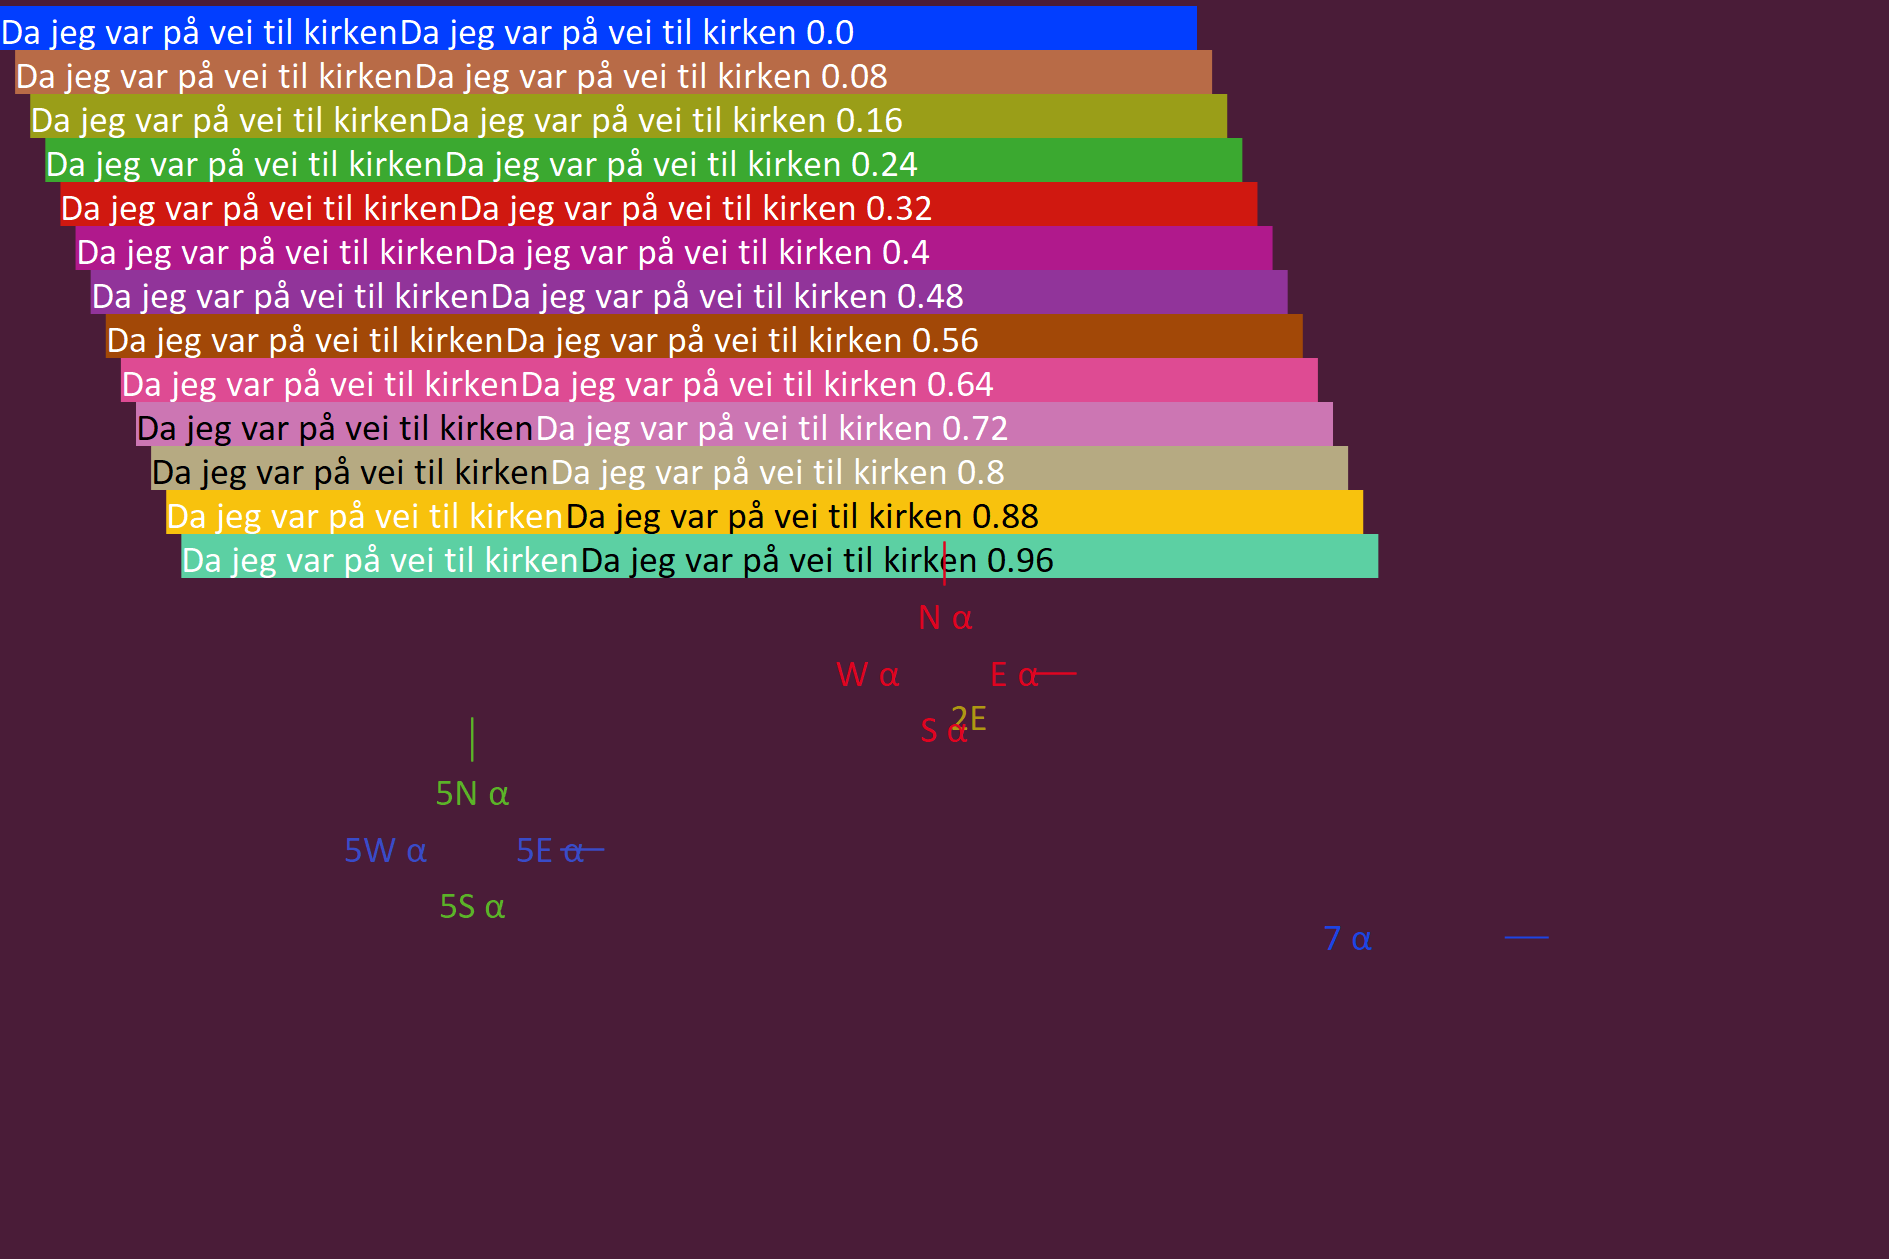

Write the Julia code that produced this figure.
using MechanicalSketch
import MechanicalSketch: get, getinverse, textextents,  Point, rect, label,
    EM, TXTOFFV, WI, background, sethue, text, background, @colorant_str,
    lumin, finish, empty_figure, PALETTE, color_from_palette

let

this_fig = empty_figure(joinpath(@__DIR__, "test_2.png"))
midcol = MechanicalSketch.HSL(get(PALETTE, 0.5))
bckcol = MechanicalSketch.RGB(MechanicalSketch.HSL(midcol.h, midcol.s, midcol.l * 0.5))
background(bckcol)
width_px = this_fig.width
height_px = this_fig.height
for (i, c)  in  enumerate(0:0.08:1)
    colo = get(PALETTE, c)
    r, g, b = sethue(colo)
    lightness = lumin(colo) / 100
    gamma = 2.2
    lumin2 = 0.2126 * r^gamma + 0.7152 * g^gamma + 0.0722 * b^gamma
    posx = width_px * (-0.5 + 0.1 * c)
    posy = height_px * - 0.5 + EM *  i
    stri = "Da jeg var på vei til kirken "
    downleftpttext = Point(posx, posy)
    x_bearing, y_bearing, twidth, theight, x_advance, y_advance = textextents(stri)
    downleftptrect = Point(posx, posy + TXTOFFV)
    rect( downleftptrect , twidth * 3, -EM, :fill)
    sethue(lightness > 0.6 ? "black" : "white")
    text(stri,  downleftpttext)
    downleftpt = Point(posx + twidth, posy)
    sethue(lumin2 > 0.5 ? "black" : "white")
    text(stri * string(c),  downleftpt)
end
stri = " α"
sethue( get(PALETTE, 0.15))
label("2" * "E", :E, Point(0 , 2EM))
sethue(get(PALETTE, getinverse(PALETTE, colorant"red" )))
label("N" * stri, :N, Point(0, 1EM), leader = true, offset = EM, leaderoffsets = [2., 3.])
label("S" * stri, :S, Point(0 , 1EM), leader = true, offset = EM, leaderoffsets = [-2., -3.])
sethue(color_from_palette("red"))
label("E" * stri, :E, Point(0, 1EM), leader = true, offset = EM, leaderoffsets = [2., 3.])
label("W" * stri, :W, Point(0 , 1EM), leader = true, offset = EM, leaderoffsets = [-2., -3.])
sethue(get(PALETTE, getinverse(PALETTE, colorant"green" )))
label("5N" * stri, :N, Point(-WI/4, 5EM), leader = true, offset = EM, leaderoffsets = [2., 3.])
label("5S" * stri, :S, Point(-WI/4, 5EM), leader = true, offset = EM, leaderoffsets = [-2., -3.])
sethue(color_from_palette("darkblue"))
label("5E" * stri, :E, Point(-WI/4, 5EM), leader = true, offset = EM, leaderoffsets = [2., 3.])
label("5W" * stri, :W, Point(-WI/4 , 5EM), leader = true, offset = EM, leaderoffsets = [-2., -3.])
sethue(get(PALETTE, getinverse(PALETTE, colorant"blue" )))
label("7" * stri, :W, Point(WI/4 , 7EM), leader = true, offset = EM, leaderoffsets = [-2., -3.])

finish()
end